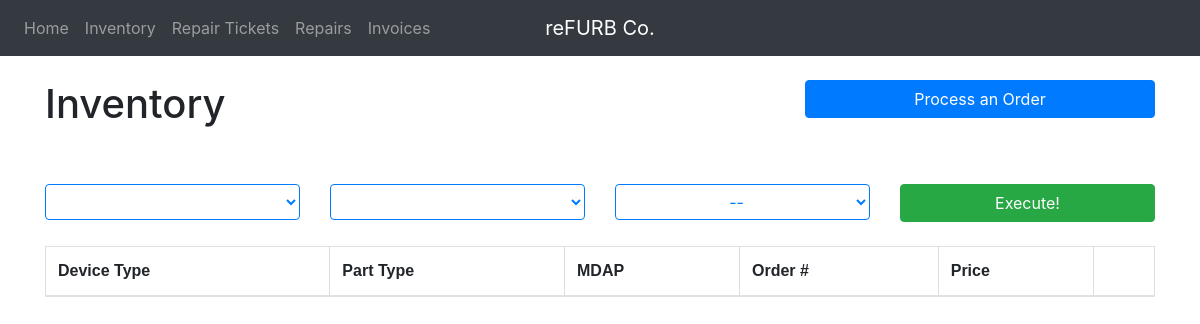
/refurbco/inventory/, run on an earlier commit of the app's database.
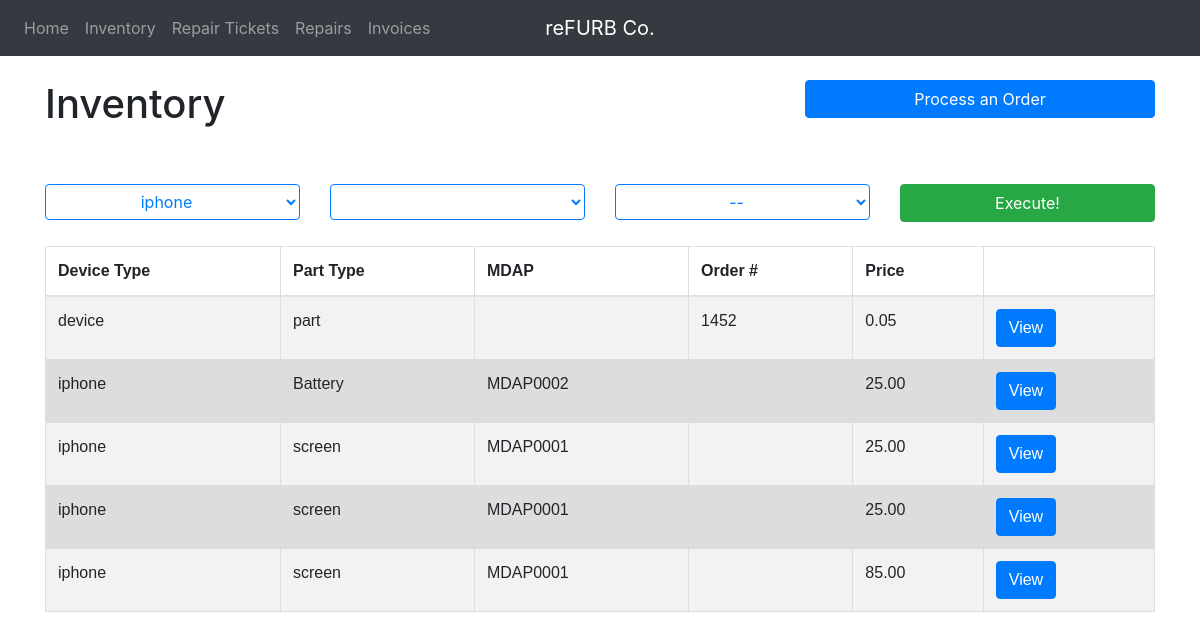
And on a later commit of the database.
### refurbco/models.py (models this page shows, shortened)
class Inventory(models.Model):
    mdap = models.TextField(max_length=8, blank=True)
    part = models.TextField(max_length=20) #models.ForeignKey(PartType, on_delete=models.PROTECT)
    device = models.TextField(max_length=20) #models.ForeignKey(Device, on_delete=models.PROTECT)
    order = models.TextField(max_length=20) #models.ForeignKey(Order, on_delete=models.PROTECT)
    part_cost = models.DecimalField(max_digits=4, decimal_places=2)
    color = models.TextField(max_length=12, blank=True) #

### refurbco/views.py (the view)
# urls.py: path('inventory/', views.inventory, name='refurbco-inventory'),
def inventory(request):
  context = {
    'title':'Inventory',
    'inventory': Inventory.objects.all(),
    'deviceList': Device.objects.all()
  }
  return render(request, 'refurbco/inventory.html', context)

### refurbco/models.py (called while the page is built)
    def device(self):
        return self.device_type

### refurbco/templates/refurbco/inventory.html (shortened to what this page needs)
{% extends "refurbco/base.html" %}
{% block content %}
<div>
    <br>
    <div class='row'>
        <h1 class='col-lg-8'>Inventory</h1>
        <form class='col-lg-4' action="{% url 'refurbco-addOrder' %}" method="POST"> {% csrf_token %}
            <input type='submit' class='btn btn-primary btn-block' value="Process an Order">
        </form>
    </div>
    <br><br>
        <form action="#" method="GET">
            <div class='row'>
                <div class='col-sm-3'>
                    <select class='btn btn-outline-primary btn-block' name="deviceType">
                        {% for device in deviceList %}
                        <option value='{{ device.device }}'>{{ device.device }}</option>
                        {% endfor %}
                    </select>
                </div>
                <div class='col-sm-3'>
                    <select class=' btn btn-outline-primary btn-block' name="partType">
                    </select>
                </div>
                <div class='col-sm-3'>
                    <select class=' btn btn-outline-primary btn-block' name="color">
                        <option value="">--</option>
                    </select>
                </div>
                <div class='col-sm-3'>
                    <input class=' btn btn-success btn-block'type="submit" value="Execute!" id="">
                </div>
            </div>
        </form>
        <br>
    <table class='table table-striped'>
        <thead>
            <tr>
                <th scope='col'>Device Type</th>
                <th scope='col'>Part Type</th>
                <th scope='col'>MDAP</th>
                <th scope='col'>Order #</th>
                <th scope='col'>Price</th>
                <th scope='col'></th>
            </tr>
        </thead>
        <tbody>
            {% for part in inventory %}
            <tr>
                <td scope='row'>{{ part.device }}</td>
                <td>{{ part.part }}</td>
                <td>{{ part.mdap }}</td>
                <td>{{ part.order }}</td>
                <td>{{ part.part_cost}}</td>
                <td>
                    <form action="{% url 'refurbco-viewPart' part.id %}" method='GET'>
                        <input type='submit' class='btn btn-primary' value="View">
                    </form>
                </td>
            </tr>
            {% endfor %}
        </tbody>
    </table>
</div>
{% endblock content %}

### refurbco/templates/refurbco/base.html (shortened to what this page needs)
{% load static %}
<!DOCTYPE html>
<html>
<head>
  <link rel="stylesheet" href="https://maxcdn.bootstrapcdn.com/bootstrap/4.0.0/css/bootstrap.min.css"
>
  <link rel="stylesheet" type="text/css" href="{% static 'refurbco/stylesheet.css' %}">
</head>
<body>
  <nav class="navbar navbar-expand-md navbar-dark bg-dark">
    <div class="navbar-collapse collapse w-100 order-1 order-md-0 dual-collapse2">
      <ul class="navbar-nav mr-auto">
        <li class="nav-item">
          <a class="nav-link" href="{% url 'refurbco-home' %}">Home</a>
        </li>
        <li class="nav-item">
          <a class="nav-link" href="{% url 'refurbco-inventory' %}">Inventory</a>
        </li>
        <li class="nav-item">
          <a class="nav-link" href="{% url 'refurbco-repairTickets' %}">Repair Tickets</a>
        </li>
        <li class="nav-item">
          <a class="nav-link" href="{% url 'refurbco-repairs' %}">Repairs</a>
        </li>
        <li class="nav-item">
          <a class="nav-link" href="{% url 'refurbco-invoices' %}">Invoices</a>
        </li>
      </ul>
    </div>
    <div class="mx-auto order-0">
      <a class="navbar-brand mx-auto" href="#">reFURB Co.</a>
    </div>
  </nav>
  <div class="container">
    {% block content %}{% endblock %}
  </div>
</body>
</html>

### refurbco/static/refurbco/stylesheet.css (style rules this page uses)
table { font-family: arial, sans-serif; border-collapse: collapse; width: 75%; }
td, th { border: 1px solid #dddddd; text-align: left; padding: 8px; height: 30px; }
tr:nth-child(even) { background-color: #dddddd; }

What changed in the data, as far as the page shows it:
added Inventory: device "device", part "part", order "1452", part_cost "0.05"
added Inventory: device "iphone", part "Battery", mdap "MDAP0002", part_cost "25.00"
added Inventory: device "iphone", part "screen", mdap "MDAP0001", part_cost "25.00"
added Inventory: device "iphone", part "screen", mdap "MDAP0001", part_cost "25.00"
added Inventory: device "iphone", part "screen", mdap "MDAP0001", part_cost "85.00"
Also different on the page:
form field deviceType: (not shown) → "iphone"
